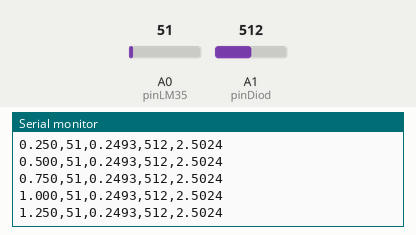
Simulated run of this sketch. Board: Arduino Uno, built with avr-gcc and run on an emulated ATmega328P. On the bench: the last lines printed to the serial monitor. The test bench sets the inputs (shaded band); at power-on: A0 (pinLM35) = 51, A1 (pinDiod) = 512.

Above: at 1.3 s.
1.4 s: A0 (pinLM35) set to 61
At 1.68 s:
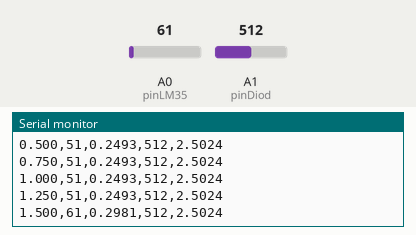
2.9 s: A1 (pinDiod) set to 716
At 2.93 s:
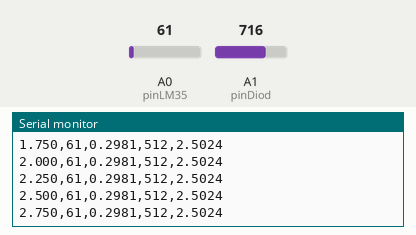
4.4 s: A0 (pinLM35) set to 71
At 4.43 s:
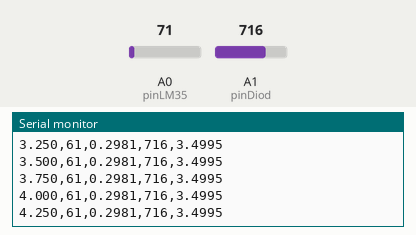
5.9 s: A1 (pinDiod) set to 900
At 5.93 s:
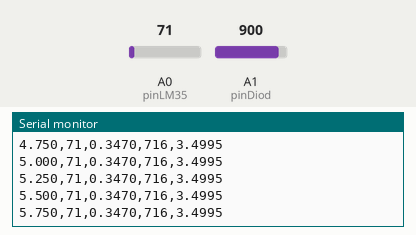
Timing chart, 0 to 8.4 s (numbered marks = the images above; inputs shaded):
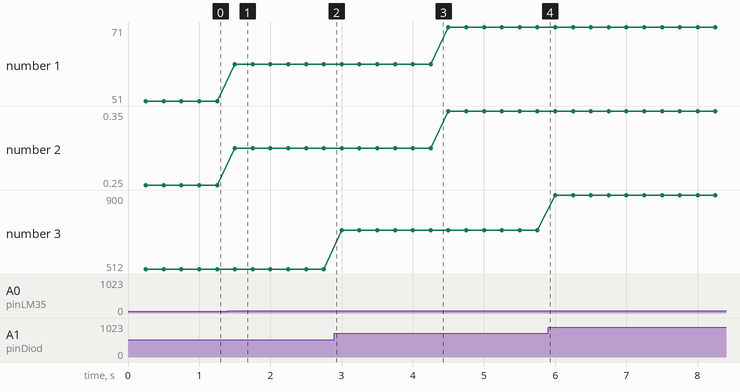

Measured:
- after the input at 1.4 s, the serial monitor: prints a new line after 0.10 s (image 1)
- plotted number 1: 51 → 61 after the input at 1.4 s, 61 → 71 after the input at 4.4 s
- plotted number 2: 0.25 → 0.3 after the input at 1.4 s, 0.3 → 0.35 after the input at 4.4 s
- plotted number 3: 512 → 716 after the input at 2.9 s, 716 → 900 after the input at 5.9 s

The sketch:

dual_diode.ino
```cpp
float vref = 5.0;
int pinLM35 = A0;
int pinDiod = A1;
unsigned long t0;
float t;

// intervalo de muestreo en milisegundos (0.25 s = 250 ms)
const unsigned long intervalo = 250;

void setup() {
  Serial.begin(9600);
  t0 = millis();
  Serial.println("t,rawLM35,voltLM35,rawDiodo,voltDiodo");
}

void loop() {
  static unsigned long previo = 0;
  unsigned long ahora = millis();

  if (ahora - previo >= intervalo) {
    previo = ahora;
    t = (ahora - t0) / 1000.0;  // tiempo en segundos

    int rawL = analogRead(pinLM35);
    int rawD = analogRead(pinDiod);
    float vL = (vref * rawL) / 1023.0;
    float vD = (vref * rawD) / 1023.0;

    Serial.print(t, 3); Serial.print(",");
    Serial.print(rawL); Serial.print(",");
    Serial.print(vL, 4); Serial.print(",");
    Serial.print(rawD); Serial.print(",");
    Serial.println(vD, 4);
  }
}
```
